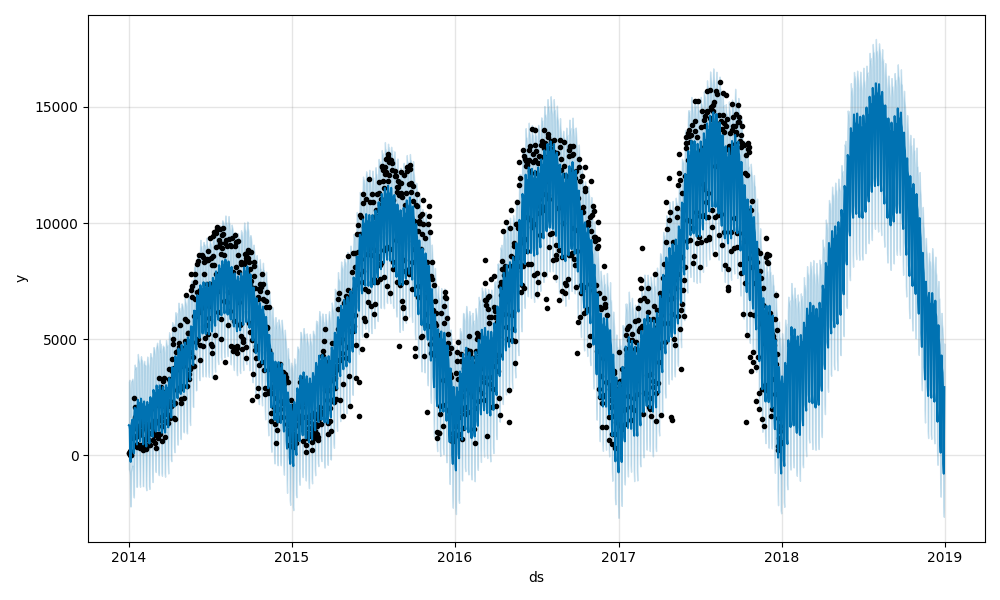

Source code (Python):
import pandas as pd
from prophet import Prophet

df = pd.read_csv("../data/divvy_daily.csv")
df = df[["date", "rides"]]
df["date"] = pd.to_datetime(df["date"])
df.columns = ["ds", "y"]

model = Prophet(seasonality_mode="multiplicative")
model.fit(df)
future = model.make_future_dataframe(periods=365)
forecast = model.predict(future)
fig = model.plot(forecast)
fig.savefig("divvy_daily.png")
fig2 = model.plot_components(forecast)
fig2.savefig("divvy_daily_components.png")
